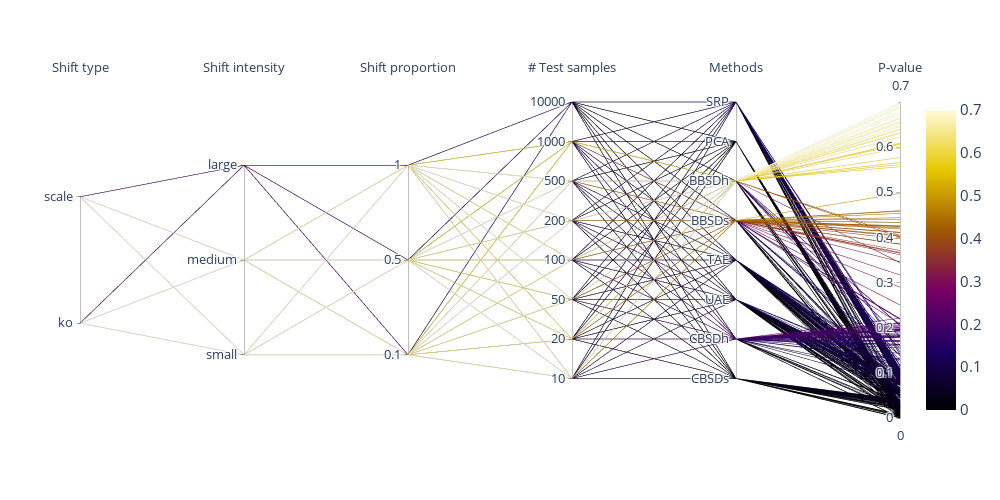

Notebook code cell kept with this figure:
### Code cell
# parallel_coordinate_p_values(list_shift_types, list_shift_str,
#                             list_dict_results, list_methods,
#                             list_is_concepts)

### Figure 1 — Plotly figure (JSON) as saved in the notebook; plotly's stock layout.template omitted (floating-point values rounded to 4 significant figures; data arrays with more than 128 entries replaced by an {"elided": "..."} marker saying what was removed)
{"data": [{"dimensions": [{"label": "Shift type", "range": [0, 1], "ticktext": ["ko", "scale"], "tickvals": [0.3, 0.7], "values": {"elided": "1152 float values"}}, {"label": "Shift intensity", "range": [0, 1], "ticktext": ["small", "medium", "large"], "tickvals": [0.2, 0.5, 0.8], "values": {"elided": "1152 float values"}}, {"label": "Shift proportion", "range": [0, 1], "ticktext": [0.1, 0.5, 1], "tickvals": [0.2, 0.5, 0.8], "values": {"elided": "1152 float values"}}, {"label": "# Test samples", "range": [0, 1], "ticktext": [10, 20, 50, 100, 200, 500, 1000, 10000], "tickvals": [0.125, 0.25, 0.375, 0.5, 0.625, 0.75, 0.875, 1], "values": {"elided": "1152 float values"}}, {"label": "Methods", "range": [0, 1], "ticktext": ["CBSDs", "CBSDh", "UAE", "TAE", "BBSDs", "BBSDh", "PCA", "SRP"], "tickvals": [0.125, 0.25, 0.375, 0.5, 0.625, 0.75, 0.875, 1], "values": {"elided": "1152 float values"}}, {"label": "P-value", "range": [0, 0.7], "values": {"elided": "1152 float values"}}], "line": {"cmax": 0.7, "cmin": 0, "color": {"elided": "1152 float values"}, "colorscale": [[0, "rgb(0,0,0)"], [0.2, "rgb(30,0,100)"], [0.4, "rgb(120,0,100)"], [0.6, "rgb(160,90,0)"], [0.8, "rgb(230,200,0)"], [1, "rgb(255,250,220)"]], "showscale": true}, "type": "parcoords"}], "layout": {"font": {"size": 15}, "height": 500, "paper_bgcolor": "white", "plot_bgcolor": "white", "width": 1000}}
